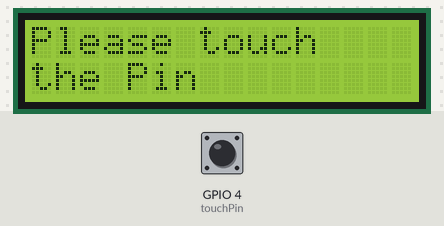
Recording of a sketch running on a simulated ESP32. Parts: 16×2 character LCD. Inputs (shaded band) come from the test bench; at power-on: GPIO 4 (touchPin) HIGH.

Above: at 2.2 s.
2.3 s: GPIO 4 (touchPin) pulled LOW for 1 s
At 3.0 s:
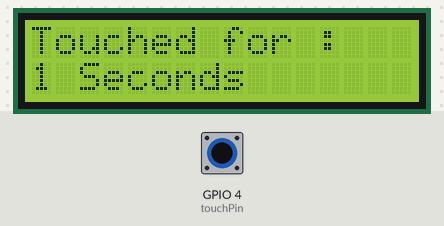
5.2 s: GPIO 4 (touchPin) pulled LOW for 3.2 s
At 6.2 s:
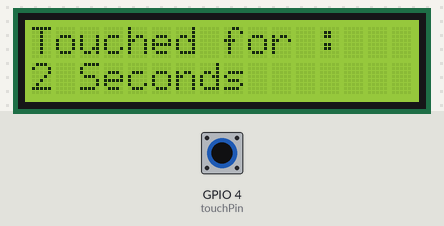
Timing chart, 0 to 8.2 s (numbered marks = the images above; inputs shaded):
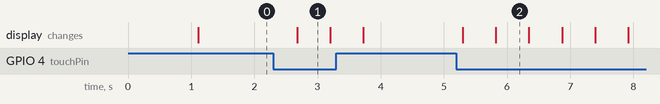

Measured:
- after the input at 2.3 s, the display: changes after 0.38 s (image 1)
- after the input at 5.2 s, the display: first changes after 0.10 s (image 2 shows a later state)
- what the display in image 1 shows lasts 0.5 s, from 2.7 s to 3.2 s

The sketch:

Touch_Sensor.ino
```cpp
// set pin numbers
const int touchPin = 4;
// change with your threshold value
const int threshold = 20;
// variable for storing the touch pin value
int touchValue;
int timetouched = 0;
int touched = 0;

#include <LiquidCrystal_I2C.h>

LiquidCrystal_I2C lcd(0x27,16,2);  // set the LCD address to 0x27 for a 16 chars and 2 line display.
// The LCD address might located differently for different ESP

void show();
void initialState();

void setup(){
  Serial.begin(115200);
  delay(1000); // give me time to bring up serial monitor
  lcd.init();
  lcd.clear();
  lcd.backlight();      // Make sure backlight is on

  // Print a message on both lines of the LCD.
  initialState();
}

void loop(){
  // read the state of the pushbutton value:
  touchValue = touchRead(touchPin);
  // check if the touchValue is below the threshold
  if(touchValue < threshold){
  touched = 1;
  timetouched++;
  }
  else{
  timetouched = 0;
  touched = 0;
  }

  if(touched)show();
  else initialState();
  delay(500);
}

void show()
{
  lcd.clear();
  lcd.setCursor(0,0);
  lcd.print("Touched for : ");
  int blankSpace = log(timetouched)/log(10);
  lcd.setCursor(0,1);
  lcd.print(timetouched);
  lcd.setCursor(blankSpace+2,1);
  lcd.print("Seconds");
}

void initialState()
{
  lcd.clear();
  lcd.setCursor(0,0);   //Move cursor to character 2 on line 1
  lcd.print("Please touch");
  lcd.setCursor(0,1);
  lcd.print("the Pin");
}
```
